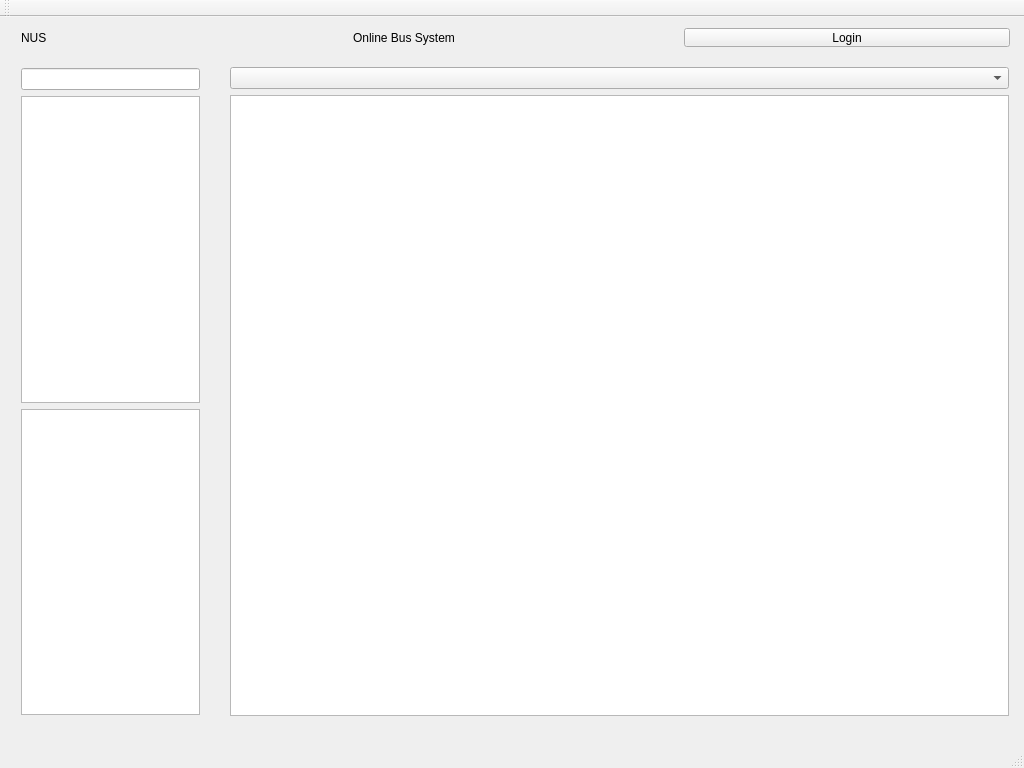
<?xml version="1.0" encoding="UTF-8"?>
<ui version="4.0">
 <class>MainWindow</class>
 <widget class="QMainWindow" name="MainWindow">
  <property name="geometry">
   <rect>
    <x>0</x>
    <y>0</y>
    <width>1024</width>
    <height>768</height>
   </rect>
  </property>
  <property name="minimumSize">
   <size>
    <width>1024</width>
    <height>768</height>
   </size>
  </property>
  <property name="maximumSize">
   <size>
    <width>1024</width>
    <height>768</height>
   </size>
  </property>
  <property name="windowTitle">
   <string>MainWindow</string>
  </property>
  <widget class="QWidget" name="centralWidget">
   <widget class="QWidget" name="horizontalLayoutWidget">
    <property name="geometry">
     <rect>
      <x>10</x>
      <y>0</y>
      <width>1011</width>
      <height>41</height>
     </rect>
    </property>
    <layout class="QHBoxLayout" name="horizontalLayout">
     <item>
      <widget class="QLabel" name="label">
       <property name="autoFillBackground">
        <bool>false</bool>
       </property>
       <property name="text">
        <string>NUS</string>
       </property>
      </widget>
     </item>
     <item>
      <widget class="QLabel" name="label_2">
       <property name="text">
        <string>Online Bus System</string>
       </property>
      </widget>
     </item>
     <item>
      <widget class="QPushButton" name="pushButton">
       <property name="layoutDirection">
        <enum>Qt::RightToLeft</enum>
       </property>
       <property name="text">
        <string>Login</string>
       </property>
      </widget>
     </item>
    </layout>
   </widget>
   <widget class="QWidget" name="verticalLayoutWidget">
    <property name="geometry">
     <rect>
      <x>10</x>
      <y>40</y>
      <width>201</width>
      <height>669</height>
     </rect>
    </property>
    <layout class="QVBoxLayout" name="verticalLayout">
     <item>
      <widget class="QLineEdit" name="lineEdit"/>
     </item>
     <item>
      <widget class="QListWidget" name="BusStopList"/>
     </item>
     <item>
      <widget class="QListWidget" name="BusTimePanel"/>
     </item>
    </layout>
   </widget>
   <widget class="QWidget" name="verticalLayoutWidget_2">
    <property name="geometry">
     <rect>
      <x>219</x>
      <y>39</y>
      <width>801</width>
      <height>671</height>
     </rect>
    </property>
    <layout class="QVBoxLayout" name="verticalLayout_3">
     <item>
      <widget class="QComboBox" name="comboBox"/>
     </item>
     <item>
      <widget class="QGraphicsView" name="graphicsView"/>
     </item>
    </layout>
   </widget>
  </widget>
  <widget class="QMenuBar" name="menuBar">
   <property name="geometry">
    <rect>
     <x>0</x>
     <y>0</y>
     <width>1024</width>
     <height>25</height>
    </rect>
   </property>
  </widget>
  <widget class="QToolBar" name="mainToolBar">
   <attribute name="toolBarArea">
    <enum>TopToolBarArea</enum>
   </attribute>
   <attribute name="toolBarBreak">
    <bool>false</bool>
   </attribute>
  </widget>
  <widget class="QStatusBar" name="statusBar"/>
 </widget>
 <layoutdefault spacing="6" margin="11"/>
 <resources/>
 <connections/>
</ui>
